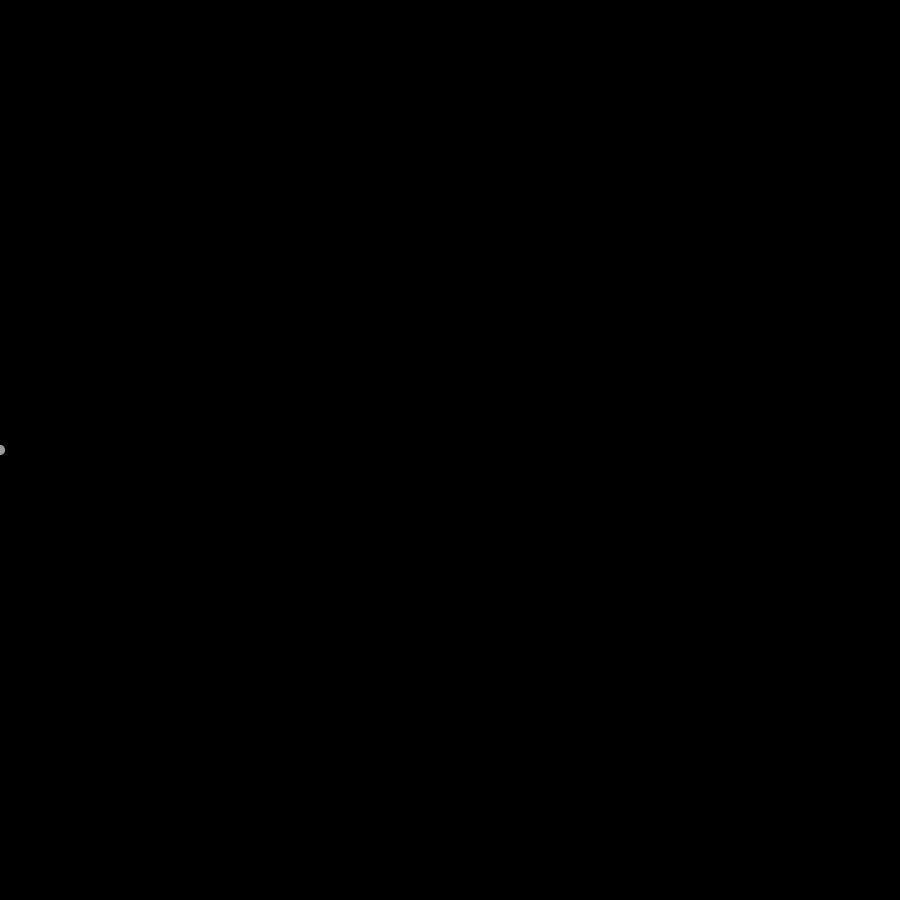
Frame 1 (no input)
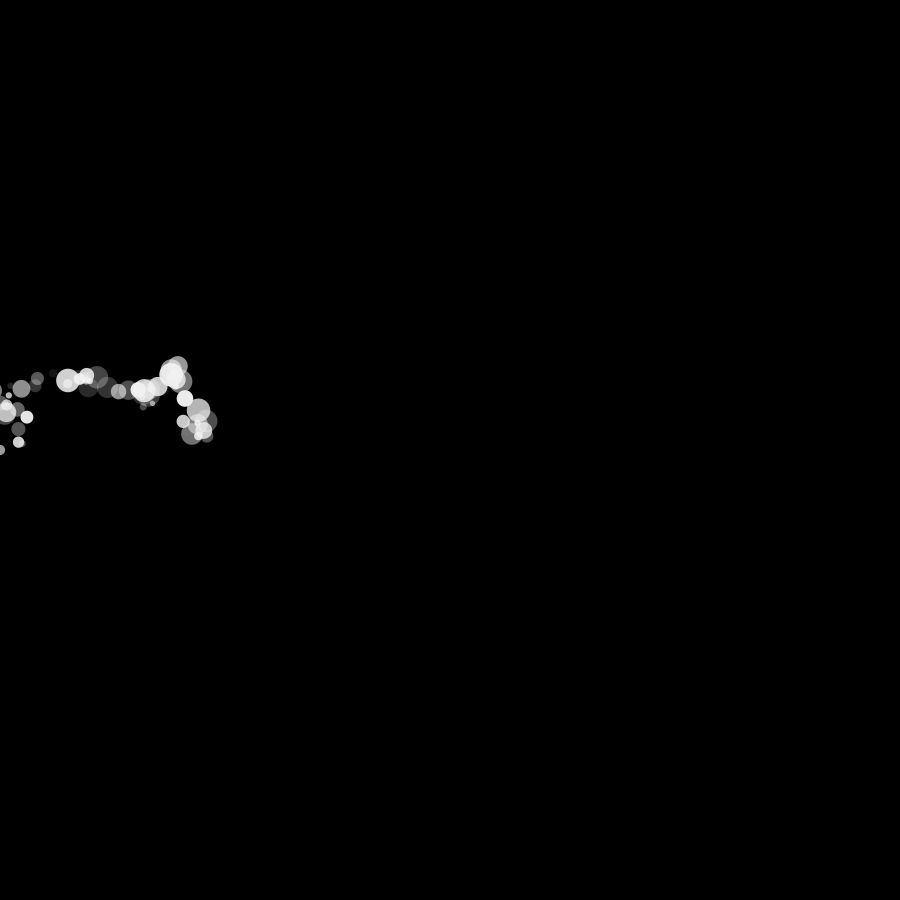
Frame 60 (the mouse pressed at the canvas centre just before this capture)
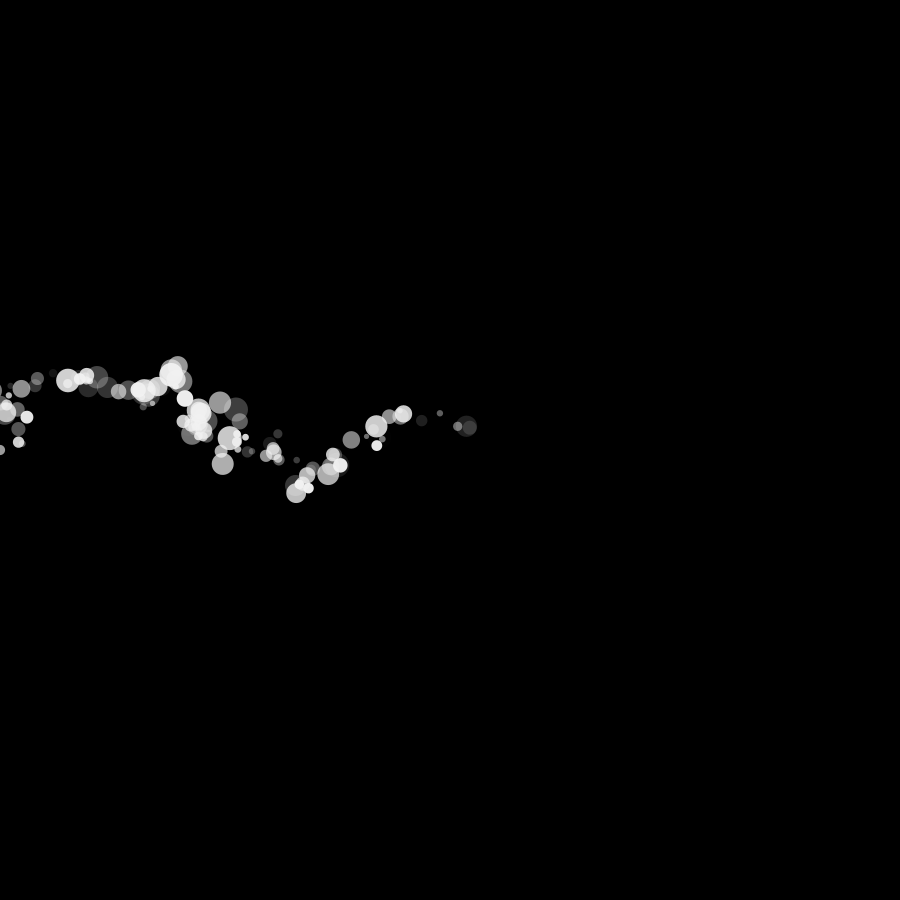
Frame 120 (the mouse held since frame 60 and released just before this capture)

The Processing sketch that drew these frames (run headless with seeded random() and noise(); from frame 60 on, the mouse is pressed at the canvas centre):

// Processing sketch: sketch_07_02_painting_with_light
// ── sketch_07_02_painting_with_light.pde
color bg = #000000;
color fg = #f1f1f1;
float xpos;
float ypos;
float size;
int i = 0;
float t;

void setup() {
  size(900, 900);
  background(bg);

  xpos = 0;
  ypos = 450;
}
void draw() {
  for (int i = 0; i > 100; i = i++);
  {
    t = random (255);
    float size = random (5, 25);

    ellipseMode(CENTER);
    fill(fg, t);
    noStroke();
    ellipse(xpos, ypos, size, size);
    xpos += random(-10, 20);
    ypos += random(-15, 15);
  }
}
